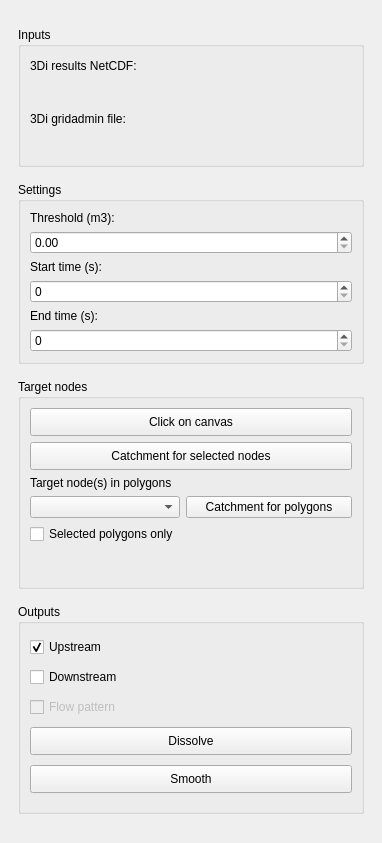
<?xml version="1.0" encoding="UTF-8"?>
<ui version="4.0">
 <class>ThreeDiNetworkAnalystDockWidgetBase</class>
 <widget class="QDockWidget" name="ThreeDiNetworkAnalystDockWidgetBase">
  <property name="geometry">
   <rect>
    <x>0</x>
    <y>0</y>
    <width>382</width>
    <height>843</height>
   </rect>
  </property>
  <property name="allowedAreas">
   <set>Qt::LeftDockWidgetArea|Qt::RightDockWidgetArea</set>
  </property>
  <property name="windowTitle">
   <string>3Di Network Analyst</string>
  </property>
  <widget class="QWidget" name="dockWidgetContents">
   <layout class="QGridLayout" name="gridLayout">
    <item row="0" column="0">
     <widget class="QScrollArea" name="scrollArea">
      <property name="frameShape">
       <enum>QFrame::NoFrame</enum>
      </property>
      <property name="verticalScrollBarPolicy">
       <enum>Qt::ScrollBarAsNeeded</enum>
      </property>
      <property name="horizontalScrollBarPolicy">
       <enum>Qt::ScrollBarAsNeeded</enum>
      </property>
      <property name="widgetResizable">
       <bool>true</bool>
      </property>
      <widget class="QWidget" name="scrollAreaWidgetContents">
       <property name="geometry">
        <rect>
         <x>0</x>
         <y>0</y>
         <width>360</width>
         <height>795</height>
        </rect>
       </property>
       <layout class="QVBoxLayout" name="verticalLayout">
        <item>
         <widget class="QGroupBox" name="groupBox_3">
          <property name="sizePolicy">
           <sizepolicy hsizetype="Preferred" vsizetype="Fixed">
            <horstretch>0</horstretch>
            <verstretch>0</verstretch>
           </sizepolicy>
          </property>
          <property name="minimumSize">
           <size>
            <width>0</width>
            <height>140</height>
           </size>
          </property>
          <property name="maximumSize">
           <size>
            <width>16777215</width>
            <height>140</height>
           </size>
          </property>
          <property name="title">
           <string>Inputs</string>
          </property>
          <layout class="QVBoxLayout" name="verticalLayout_2">
           <item>
            <widget class="QLabel" name="label_3">
             <property name="text">
              <string>3Di results NetCDF:</string>
             </property>
            </widget>
           </item>
           <item>
            <widget class="QgsFileWidget" name="QgsFileWidget3DiResults">
             <property name="sizePolicy">
              <sizepolicy hsizetype="Expanding" vsizetype="Preferred">
               <horstretch>0</horstretch>
               <verstretch>0</verstretch>
              </sizepolicy>
             </property>
             <property name="acceptDrops">
              <bool>true</bool>
             </property>
             <property name="filter">
              <string>results_3di.nc</string>
             </property>
            </widget>
           </item>
           <item>
            <widget class="QLabel" name="label_2">
             <property name="text">
              <string>3Di gridadmin file:</string>
             </property>
            </widget>
           </item>
           <item>
            <widget class="QgsFileWidget" name="QgsFileWidgetGridAdmin">
             <property name="sizePolicy">
              <sizepolicy hsizetype="Expanding" vsizetype="Preferred">
               <horstretch>0</horstretch>
               <verstretch>0</verstretch>
              </sizepolicy>
             </property>
             <property name="filter">
              <string>gridadmin.h5</string>
             </property>
            </widget>
           </item>
          </layout>
         </widget>
        </item>
        <item>
         <widget class="QGroupBox" name="groupBox_4">
          <property name="sizePolicy">
           <sizepolicy hsizetype="Preferred" vsizetype="Fixed">
            <horstretch>0</horstretch>
            <verstretch>0</verstretch>
           </sizepolicy>
          </property>
          <property name="title">
           <string>Settings</string>
          </property>
          <layout class="QVBoxLayout" name="verticalLayout_3">
           <item>
            <widget class="QLabel" name="labelThreshold">
             <property name="text">
              <string>Threshold (m3):</string>
             </property>
            </widget>
           </item>
           <item>
            <widget class="QDoubleSpinBox" name="doubleSpinBoxThreshold"/>
           </item>
           <item>
            <widget class="QLabel" name="label_4">
             <property name="sizePolicy">
              <sizepolicy hsizetype="Preferred" vsizetype="Preferred">
               <horstretch>0</horstretch>
               <verstretch>0</verstretch>
              </sizepolicy>
             </property>
             <property name="text">
              <string>Start time (s):</string>
             </property>
            </widget>
           </item>
           <item>
            <widget class="QDoubleSpinBox" name="doubleSpinBoxStartTime">
             <property name="decimals">
              <number>0</number>
             </property>
             <property name="minimum">
              <double>0.000000000000000</double>
             </property>
             <property name="maximum">
              <double>99999999999.000000000000000</double>
             </property>
             <property name="singleStep">
              <double>60.000000000000000</double>
             </property>
             <property name="value">
              <double>0.000000000000000</double>
             </property>
            </widget>
           </item>
           <item>
            <widget class="QLabel" name="label_5">
             <property name="text">
              <string>End time (s):</string>
             </property>
            </widget>
           </item>
           <item>
            <widget class="QDoubleSpinBox" name="doubleSpinBoxEndTime">
             <property name="decimals">
              <number>0</number>
             </property>
             <property name="maximum">
              <double>99999999999.000000000000000</double>
             </property>
             <property name="singleStep">
              <double>60.000000000000000</double>
             </property>
            </widget>
           </item>
          </layout>
         </widget>
        </item>
        <item>
         <widget class="QGroupBox" name="groupBox">
          <property name="sizePolicy">
           <sizepolicy hsizetype="Preferred" vsizetype="Fixed">
            <horstretch>0</horstretch>
            <verstretch>0</verstretch>
           </sizepolicy>
          </property>
          <property name="minimumSize">
           <size>
            <width>0</width>
            <height>210</height>
           </size>
          </property>
          <property name="title">
           <string>Target nodes</string>
          </property>
          <layout class="QFormLayout" name="formLayout">
           <item row="0" column="0" colspan="2">
            <widget class="QPushButton" name="pushButtonClickOnCanvas">
             <property name="minimumSize">
              <size>
               <width>0</width>
               <height>28</height>
              </size>
             </property>
             <property name="maximumSize">
              <size>
               <width>16777215</width>
               <height>28</height>
              </size>
             </property>
             <property name="text">
              <string>Click on canvas</string>
             </property>
             <property name="checkable">
              <bool>true</bool>
             </property>
            </widget>
           </item>
           <item row="1" column="0" colspan="2">
            <widget class="QPushButton" name="pushButtonCatchmentForSelectedNodes">
             <property name="minimumSize">
              <size>
               <width>0</width>
               <height>28</height>
              </size>
             </property>
             <property name="maximumSize">
              <size>
               <width>16777215</width>
               <height>28</height>
              </size>
             </property>
             <property name="text">
              <string>Catchment for selected nodes</string>
             </property>
            </widget>
           </item>
           <item row="2" column="0" colspan="2">
            <widget class="QLabel" name="label">
             <property name="text">
              <string>Target node(s) in polygons</string>
             </property>
            </widget>
           </item>
           <item row="3" column="0">
            <widget class="QgsMapLayerComboBox" name="mMapLayerComboBoxTargetPolygons">
             <property name="sizePolicy">
              <sizepolicy hsizetype="Minimum" vsizetype="Fixed">
               <horstretch>0</horstretch>
               <verstretch>0</verstretch>
              </sizepolicy>
             </property>
             <property name="minimumSize">
              <size>
               <width>150</width>
               <height>0</height>
              </size>
             </property>
            </widget>
           </item>
           <item row="4" column="0">
            <widget class="QCheckBox" name="checkBoxSelectedPolygonsOnly">
             <property name="text">
              <string>Selected polygons only</string>
             </property>
            </widget>
           </item>
           <item row="3" column="1">
            <widget class="QPushButton" name="pushButtonCatchmentForPolygons">
             <property name="text">
              <string>Catchment for polygons</string>
             </property>
            </widget>
           </item>
          </layout>
         </widget>
        </item>
        <item>
         <widget class="QGroupBox" name="groupBox_2">
          <property name="sizePolicy">
           <sizepolicy hsizetype="Preferred" vsizetype="Fixed">
            <horstretch>0</horstretch>
            <verstretch>0</verstretch>
           </sizepolicy>
          </property>
          <property name="minimumSize">
           <size>
            <width>0</width>
            <height>210</height>
           </size>
          </property>
          <property name="maximumSize">
           <size>
            <width>16777215</width>
            <height>210</height>
           </size>
          </property>
          <property name="title">
           <string>Outputs</string>
          </property>
          <layout class="QVBoxLayout" name="verticalLayout_4">
           <item>
            <widget class="QCheckBox" name="checkBoxUpstream">
             <property name="text">
              <string>Upstream</string>
             </property>
             <property name="checked">
              <bool>true</bool>
             </property>
            </widget>
           </item>
           <item>
            <widget class="QCheckBox" name="checkBoxDownstream">
             <property name="text">
              <string>Downstream</string>
             </property>
            </widget>
           </item>
           <item>
            <widget class="QCheckBox" name="checkBoxFlowPattern">
             <property name="enabled">
              <bool>false</bool>
             </property>
             <property name="text">
              <string>Flow pattern</string>
             </property>
             <property name="checked">
              <bool>false</bool>
             </property>
            </widget>
           </item>
           <item>
            <widget class="QPushButton" name="pushButtonDissolve">
             <property name="minimumSize">
              <size>
               <width>0</width>
               <height>28</height>
              </size>
             </property>
             <property name="text">
              <string>Dissolve</string>
             </property>
            </widget>
           </item>
           <item>
            <widget class="QPushButton" name="pushButtonSmooth">
             <property name="minimumSize">
              <size>
               <width>0</width>
               <height>28</height>
              </size>
             </property>
             <property name="maximumSize">
              <size>
               <width>16777215</width>
               <height>28</height>
              </size>
             </property>
             <property name="text">
              <string>Smooth</string>
             </property>
            </widget>
           </item>
          </layout>
         </widget>
        </item>
       </layout>
      </widget>
     </widget>
    </item>
   </layout>
  </widget>
 </widget>
 <customwidgets>
  <customwidget>
   <class>QgsFileWidget</class>
   <extends>QWidget</extends>
   <header>qgsfilewidget.h</header>
  </customwidget>
  <customwidget>
   <class>QgsMapLayerComboBox</class>
   <extends>QComboBox</extends>
   <header>qgsmaplayercombobox.h</header>
  </customwidget>
 </customwidgets>
 <resources/>
 <connections/>
</ui>
